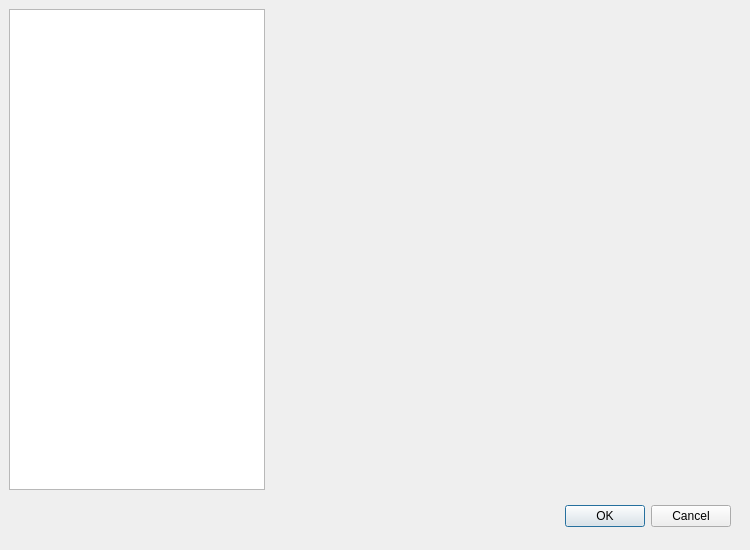
<?xml version="1.0" encoding="UTF-8"?>
<ui version="4.0">
 <class>DialogOptions</class>
 <widget class="QDialog" name="DialogOptions">
  <property name="windowModality">
   <enum>Qt::ApplicationModal</enum>
  </property>
  <property name="geometry">
   <rect>
    <x>0</x>
    <y>0</y>
    <width>750</width>
    <height>550</height>
   </rect>
  </property>
  <property name="windowTitle">
   <string>Kura Options</string>
  </property>
  <property name="locale">
   <locale language="English" country="UnitedStates"/>
  </property>
  <property name="modal">
   <bool>true</bool>
  </property>
  <widget class="QDialogButtonBox" name="buttonBox">
   <property name="geometry">
    <rect>
     <x>390</x>
     <y>500</y>
     <width>341</width>
     <height>32</height>
    </rect>
   </property>
   <property name="orientation">
    <enum>Qt::Horizontal</enum>
   </property>
   <property name="standardButtons">
    <set>QDialogButtonBox::Cancel|QDialogButtonBox::Ok</set>
   </property>
  </widget>
  <widget class="QWidget" name="horizontalLayoutWidget">
   <property name="geometry">
    <rect>
     <x>9</x>
     <y>9</y>
     <width>731</width>
     <height>481</height>
    </rect>
   </property>
   <layout class="QHBoxLayout" name="horizontalLayout">
    <item>
     <widget class="KuraOptionsTreeView" name="treeviewOptionAreas">
      <property name="sizePolicy">
       <sizepolicy hsizetype="Fixed" vsizetype="Expanding">
        <horstretch>0</horstretch>
        <verstretch>0</verstretch>
       </sizepolicy>
      </property>
     </widget>
    </item>
    <item>
     <widget class="QWidget" name="widgetCurrentOptions" native="true">
      <property name="sizePolicy">
       <sizepolicy hsizetype="Preferred" vsizetype="Preferred">
        <horstretch>0</horstretch>
        <verstretch>0</verstretch>
       </sizepolicy>
      </property>
     </widget>
    </item>
   </layout>
  </widget>
 </widget>
 <customwidgets>
  <customwidget>
   <class>KuraOptionsTreeView</class>
   <extends>QTreeView</extends>
   <header>kuraoptionstreeview.h</header>
  </customwidget>
 </customwidgets>
 <resources/>
 <connections>
  <connection>
   <sender>buttonBox</sender>
   <signal>accepted()</signal>
   <receiver>DialogOptions</receiver>
   <slot>accept()</slot>
   <hints>
    <hint type="sourcelabel">
     <x>248</x>
     <y>254</y>
    </hint>
    <hint type="destinationlabel">
     <x>157</x>
     <y>274</y>
    </hint>
   </hints>
  </connection>
  <connection>
   <sender>buttonBox</sender>
   <signal>rejected()</signal>
   <receiver>DialogOptions</receiver>
   <slot>reject()</slot>
   <hints>
    <hint type="sourcelabel">
     <x>316</x>
     <y>260</y>
    </hint>
    <hint type="destinationlabel">
     <x>286</x>
     <y>274</y>
    </hint>
   </hints>
  </connection>
 </connections>
</ui>
